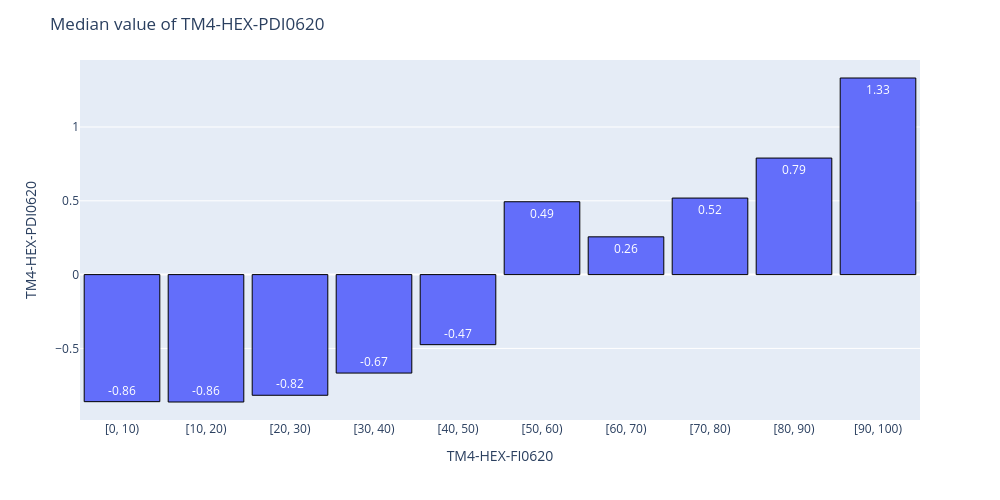

Notebook code for this chart:
### Markdown cell above
## Plot

### Code cell
import plotly.express as px

target_tag_name = "TM4-HEX-PDI0620"
binning_tag_name = "TM4-HEX-FI0620"

df = get_data(
    tagnames=[target_tag_name, binning_tag_name],
    start=pd.Timestamp("2023-04-01"),
    end=pd.Timestamp("2023-05-01"),
    freq=pd.Timedelta("5m"),
    tz="Europe/Brussels"
)

# Cut 
df["bin"] = pd.cut(
    df[binning_tag_name],
    right=False,  # Make inclusive from the left side so 0 values are included
    bins=range(0, 101, 10),  # Bins from [0, 10) to [90, 100)
)

df_binned = (
    df.groupby("bin")
    .median()  # Median of interpolated points
)

fig = px.bar(
    x=df_binned.index.astype("string"),
    y=df_binned[target_tag_name],
)

# Show values inside each bin
fig.update_traces(
    texttemplate="%{y:.2f}",
    textposition="inside",
    marker_line_color="black",  # optional: outline for clarity
    marker_line_width=1
)

fig.update_layout(
    title=f"Median value of {target_tag_name}",
    xaxis_title=binning_tag_name,
    yaxis_title=target_tag_name,
    bargap=0.1,
    height=500,
    width=1000,
)

fig.show()

### Figure 1 — Plotly figure (JSON) as saved in the notebook; plotly's stock layout.template omitted (floating-point values rounded to 4 significant figures)
{"data": [{"alignmentgroup": "True", "hovertemplate": "x=%{x}<br>y=%{y}<extra></extra>", "legendgroup": "", "marker": {"color": "#636efa", "line": {"color": "black", "width": 1}, "pattern": {"shape": ""}}, "name": "", "offsetgroup": "", "orientation": "v", "showlegend": false, "textposition": "inside", "texttemplate": "%{y:.2f}", "type": "bar", "x": ["[0, 10)", "[10, 20)", "[20, 30)", "[30, 40)", "[40, 50)", "[50, 60)", "[60, 70)", "[70, 80)", "[80, 90)", "[90, 100)"], "xaxis": "x", "y": [-0.8608, -0.863, -0.8175, -0.6671, -0.4747, 0.4935, 0.2557, 0.5184, 0.7894, 1.332], "yaxis": "y"}], "layout": {"bargap": 0.1, "barmode": "relative", "height": 500, "legend": {"tracegroupgap": 0}, "margin": {"t": 60}, "title": {"text": "Median value of TM4-HEX-PDI0620"}, "width": 1000, "xaxis": {"anchor": "y", "domain": [0, 1], "title": {"text": "TM4-HEX-FI0620"}}, "yaxis": {"anchor": "x", "domain": [0, 1], "title": {"text": "TM4-HEX-PDI0620"}}}}
